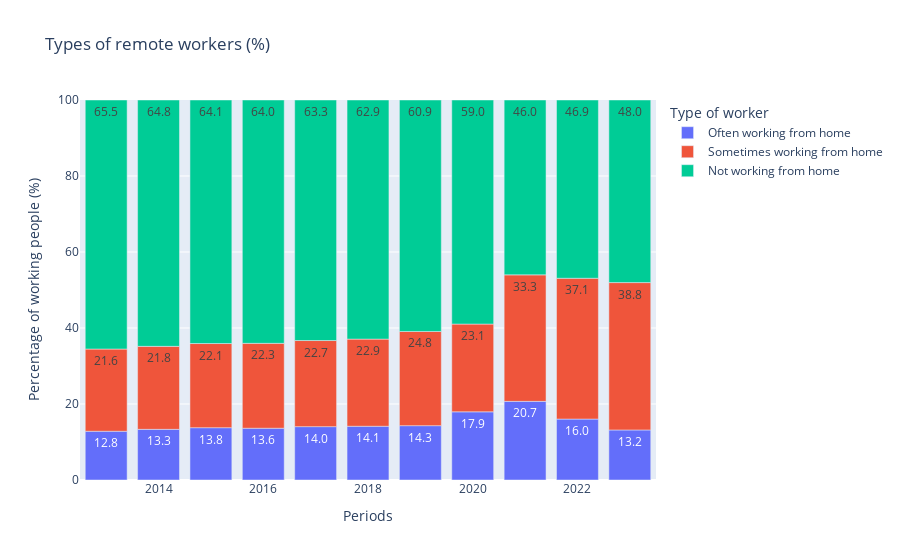

This figure's notebook cell:
### Code cell
df_filtered_agg = df_filtered.groupby(['Perioden', 'Thuiswerker'])['Werkzame beroepsbevolking (x 1 000)'].sum().reset_index()
df_pct = df_filtered_agg.copy()
df_pct['percentage'] = df_pct.groupby('Perioden')['Werkzame beroepsbevolking (x 1 000)'].transform(
    lambda x: (x / x.sum() * 100))

fig = px.bar(df_pct,
             x="Perioden",
             y="percentage",
             color="Thuiswerker",
             title="Types of remote workers (%)",
             labels={
                 "Perioden": "Periods",
                 "percentage": "Percentage of working people",
                 "Thuiswerker": "Type of worker"
             },
             category_orders={"Thuiswerker": ["Often working from home", "Sometimes working from home", "Not working from home"]},
             text_auto='.1f'
             )

# Update layout to show percentage format
fig.update_layout(
    yaxis_title="Percentage of working people (%)",
    yaxis_range=[0, 100]
)
fig.show()

### Figure 1 — Plotly figure (JSON) as saved in the notebook; plotly's stock layout.template omitted (floating-point values rounded to 4 significant figures)
{"data": [{"alignmentgroup": "True", "hovertemplate": "Type of worker=Often working from home<br>Periods=%{x}<br>Percentage of working people=%{y}<extra></extra>", "legendgroup": "Often working from home", "marker": {"color": "#636efa", "pattern": {"shape": ""}}, "name": "Often working from home", "offsetgroup": "Often working from home", "orientation": "v", "showlegend": true, "textposition": "auto", "texttemplate": "%{y:.1f}", "type": "bar", "x": [2013, 2014, 2015, 2016, 2017, 2018, 2019, 2020, 2021, 2022, 2023], "xaxis": "x", "y": [12.83, 13.33, 13.77, 13.63, 14.04, 14.14, 14.3, 17.94, 20.69, 16.03, 13.17], "yaxis": "y"}, {"alignmentgroup": "True", "hovertemplate": "Type of worker=Sometimes working from home<br>Periods=%{x}<br>Percentage of working people=%{y}<extra></extra>", "legendgroup": "Sometimes working from home", "marker": {"color": "#EF553B", "pattern": {"shape": ""}}, "name": "Sometimes working from home", "offsetgroup": "Sometimes working from home", "orientation": "v", "showlegend": true, "textposition": "auto", "texttemplate": "%{y:.1f}", "type": "bar", "x": [2013, 2014, 2015, 2016, 2017, 2018, 2019, 2020, 2021, 2022, 2023], "xaxis": "x", "y": [21.64, 21.84, 22.15, 22.34, 22.66, 22.93, 24.79, 23.09, 33.29, 37.05, 38.78], "yaxis": "y"}, {"alignmentgroup": "True", "hovertemplate": "Type of worker=Not working from home<br>Periods=%{x}<br>Percentage of working people=%{y}<extra></extra>", "legendgroup": "Not working from home", "marker": {"color": "#00cc96", "pattern": {"shape": ""}}, "name": "Not working from home", "offsetgroup": "Not working from home", "orientation": "v", "showlegend": true, "textposition": "auto", "texttemplate": "%{y:.1f}", "type": "bar", "x": [2013, 2014, 2015, 2016, 2017, 2018, 2019, 2020, 2021, 2022, 2023], "xaxis": "x", "y": [65.54, 64.83, 64.09, 64.04, 63.3, 62.92, 60.91, 58.97, 46.02, 46.91, 48.05], "yaxis": "y"}], "layout": {"barmode": "relative", "legend": {"title": {"text": "Type of worker"}, "tracegroupgap": 0}, "title": {"text": "Types of remote workers (%)"}, "xaxis": {"anchor": "y", "domain": [0, 1], "title": {"text": "Periods"}}, "yaxis": {"anchor": "x", "domain": [0, 1], "range": [0, 100], "title": {"text": "Percentage of working people (%)"}}}}
